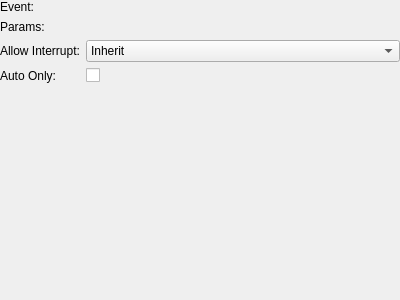
<?xml version="1.0" encoding="UTF-8"?>
<ui version="4.0">
 <class>ActionStartEvent</class>
 <widget class="QWidget" name="ActionStartEvent">
  <property name="geometry">
   <rect>
    <x>0</x>
    <y>0</y>
    <width>400</width>
    <height>300</height>
   </rect>
  </property>
  <layout class="QVBoxLayout" name="verticalLayout">
   <property name="leftMargin">
    <number>0</number>
   </property>
   <property name="topMargin">
    <number>0</number>
   </property>
   <property name="rightMargin">
    <number>0</number>
   </property>
   <property name="bottomMargin">
    <number>0</number>
   </property>
   <item>
    <layout class="QFormLayout" name="formLayout">
     <item row="0" column="0">
      <widget class="QLabel" name="lblEvent">
       <property name="text">
        <string>Event:</string>
       </property>
      </widget>
     </item>
     <item row="2" column="0">
      <widget class="QLabel" name="lblAllowInterrupt">
       <property name="text">
        <string>Allow Interrupt:</string>
       </property>
      </widget>
     </item>
     <item row="2" column="1">
      <widget class="QComboBox" name="allowInterrupt">
       <item>
        <property name="text">
         <string>Inherit</string>
        </property>
       </item>
       <item>
        <property name="text">
         <string>Yes</string>
        </property>
       </item>
       <item>
        <property name="text">
         <string>No</string>
        </property>
       </item>
      </widget>
     </item>
     <item row="0" column="1">
      <widget class="EventRef" name="event" native="true"/>
     </item>
     <item row="3" column="0">
      <widget class="QLabel" name="lblAutoOnly">
       <property name="text">
        <string>Auto Only:</string>
       </property>
      </widget>
     </item>
     <item row="3" column="1">
      <widget class="QCheckBox" name="autoOnly">
       <property name="text">
        <string/>
       </property>
      </widget>
     </item>
     <item row="1" column="0">
      <widget class="QLabel" name="lblEventTransformScriptParams">
       <property name="text">
        <string>Params:</string>
       </property>
      </widget>
     </item>
     <item row="1" column="1">
      <widget class="DynamicList" name="eventTransformScriptParams" native="true"/>
     </item>
    </layout>
   </item>
  </layout>
 </widget>
 <customwidgets>
  <customwidget>
   <class>DynamicList</class>
   <extends>QWidget</extends>
   <header>DynamicList.h</header>
   <container>1</container>
  </customwidget>
  <customwidget>
   <class>EventRef</class>
   <extends>QWidget</extends>
   <header>EventRef.h</header>
   <container>1</container>
  </customwidget>
 </customwidgets>
 <resources/>
 <connections/>
</ui>
